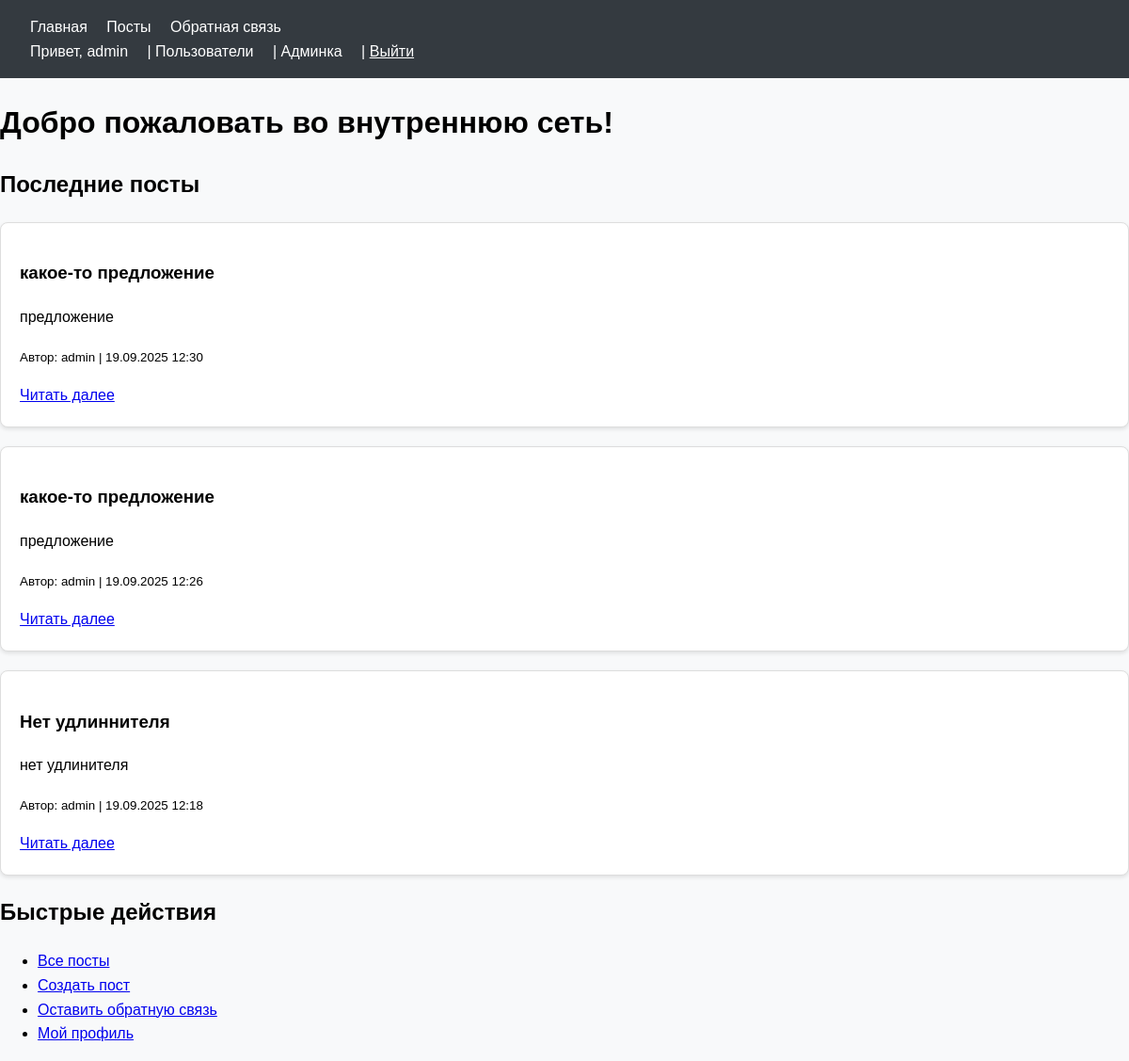
The page / (signed in) on the database its author committed.
### users/models.py (models this page shows, shortened)
class User(AbstractUser):
    skills = models.TextField('Сильные навыки', blank=True)
    position = models.CharField('Должность', max_length=100, blank=True)
    is_approved = models.BooleanField('Подтверждённый аккаунт', default=False)

### posts/models.py (models this page shows, shortened)
class Post(models.Model):
    POST_TYPES = [
        ('problem', 'Проблема'),
        ('suggestion', 'Предложение'),
        ('blog', 'Блог'),
    ]
    author = models.ForeignKey(
        settings.AUTH_USER_MODEL, on_delete=models.CASCADE)
    title = models.CharField('Заголовок', max_length=200)
    content = models.TextField('Содержание')
    post_type = models.CharField(
        'Тип поста', max_length=20, choices=POST_TYPES)
    created_at = models.DateTimeField(auto_now_add=True)
    updated_at = models.DateTimeField(auto_now=True)
    category = models.ForeignKey(
        Category, on_delete=models.SET_NULL, null=True, blank=True, verbose_name='Категория')
    history = HistoricalRecords()
    class Meta:
        ordering = ['-created_at']
        verbose_name = 'пост'
        verbose_name_plural = 'посты'

### core/views.py (the view)
# urls.py: path('', views.home, name='home'),
def home(request):
    posts = Post.objects.all()[:5]  # Последние 5 постов
    return render(request, 'core/home.html', {'posts': posts})

### core/templates/core/home.html
{% extends 'base.html' %}
{% block content %}
<h1>Добро пожаловать во внутреннюю сеть!</h1>
<div>
    <h2>Последние посты</h2>
    {% for post in posts %}
    <div class="post">
        <h3>{{ post.title }}</h3>
        <p>{{ post.content|truncatewords:30 }}</p>
        <p><small>Автор: {{ post.author.username }} | {{ post.created_at|date:"d.m.Y H:i" }}</small></p>
        <a href="{% url 'post_detail' post.id %}">Читать далее</a>
    </div>
    {% empty %}
    <p>Пока нет постов.</p>
    {% endfor %}
</div>
<div>
    <h2>Быстрые действия</h2>
    <ul>
        <li><a href="{% url 'post_list' %}">Все посты</a></li>
        <li><a href="{% url 'post_create' %}">Создать пост</a></li>
        <li><a href="{% url 'feedback_create' %}">Оставить обратную связь</a></li>
        {% if user.is_authenticated %}
        <li><a href="{% url 'profile' %}">Мой профиль</a></li>
        {% endif %}
    </ul>
</div>
{% endblock %}

### templates/base.html (shortened to what this page needs)
<!DOCTYPE html>
<html lang="ru">
  <head>
    {% load static %}
    <link rel="stylesheet" href="{% static 'css/style.css' %}" />
    <link rel="stylesheet" href="{% static 'css/posts.css' %}" />
    <link rel="stylesheet" href="{% static 'css/feedback.css' %}">
  </head>
  <body>
    <nav class="navbar">
      <div>
        <a href="{% url 'home' %}">Главная</a>
        <a href="{% url 'post_list' %}">Посты</a>
        <a href="{% url 'feedback_list' %}">Обратная связь</a>
      </div>
      <div class="user-info">
        {% if user.is_authenticated %}
          Привет, <a href="{% url 'profile' %}">{{ user.username }}</a>{% if user.is_staff %}
            | <a href="{% url 'user_list' %}">Пользователи</a>
            | <a href="{% url 'admin:index' %}">Админка</a>
          {% endif %}|<form action="{% url 'logout' %}" method="post" style="display: inline;">
            <button type="submit" style="background: none; border: none; color: white; cursor: pointer; text-decoration: underline; padding: 0; margin: 0;">Выйти</button>
          </form>
        {% else %}
          <a href="{% url 'login' %}">Войти</a>
        {% endif %}
      </div>
    </nav>
    <main>
      {% block content %}
      {% endblock %}
    </main>
  </body>
</html>

### static/css/style.css (style rules this page uses)
body { font-family: Arial, sans-serif; line-height: 1.6; margin: 0; padding: 0; background-color: #f8f9fa; }
.navbar { background: #343a40; color: white; padding: 1rem 2rem; }
.navbar a { color: white; text-decoration: none; margin-right: 1rem; }
.post { background: white; border: 1px solid #dee2e6; border-radius: 0.25rem; padding: 1rem; margin-bottom: 1rem; }
.navbar form { display: inline; }
.navbar button { background: none; border: none; color: white; cursor: pointer; text-decoration: underline; padding: 0; margin: 0; font: inherit; }

### static/css/posts.css (style rules this page uses)
.post { background: white; border: 1px solid #ddd; border-radius: 8px; padding: 20px; margin-bottom: 20px; box-shadow: 0 2px 4px rgba(0,0,0,0.1); }

### rows shown on the page
User: username "admin"
Post: title "какое-то предложение", content "предложение", author.username "admin", created_at "19.09.2025 12:30"
Post: title "какое-то предложение", content "предложение", author.username "admin", created_at "19.09.2025 12:26"
Post: title "Нет удлиннителя", content "нет удлинителя", author.username "admin", created_at "19.09.2025 12:18"
